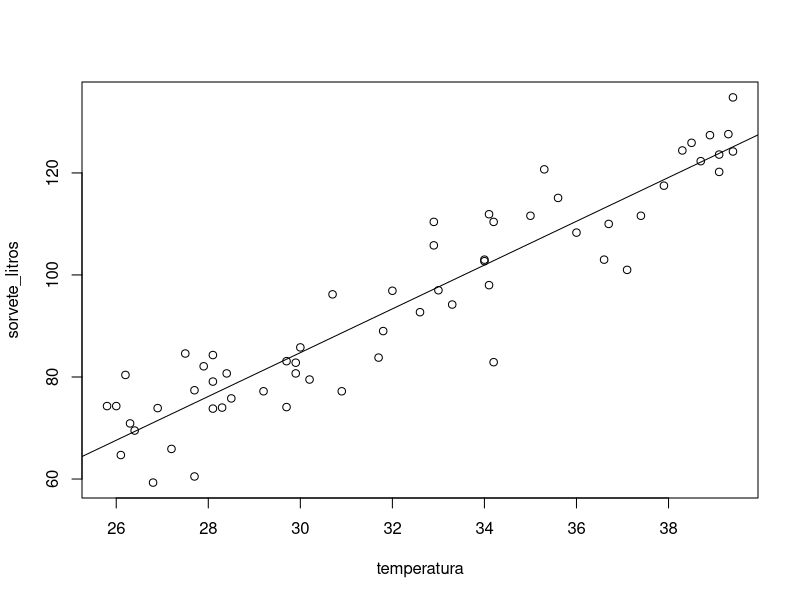
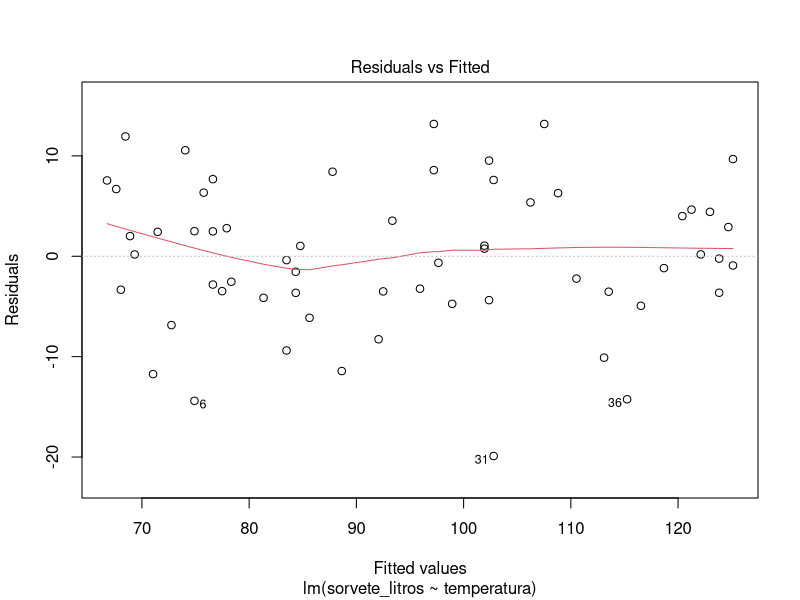
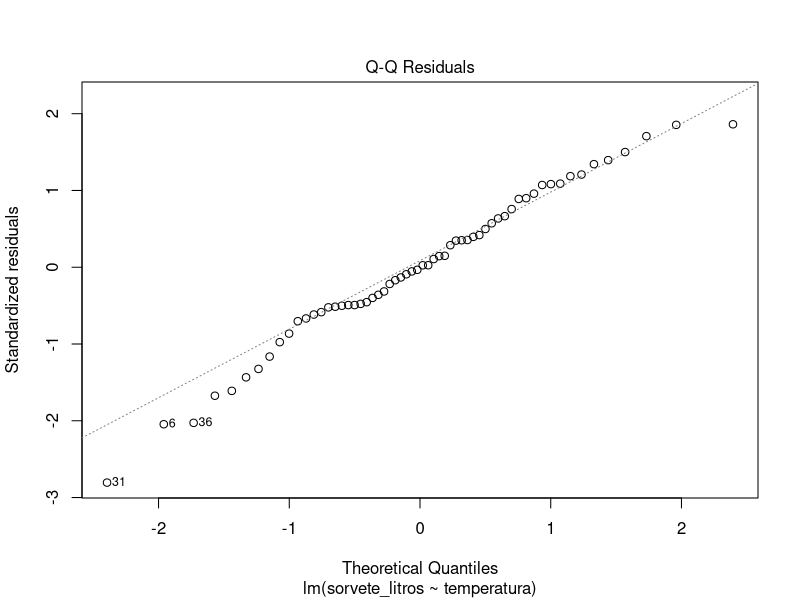
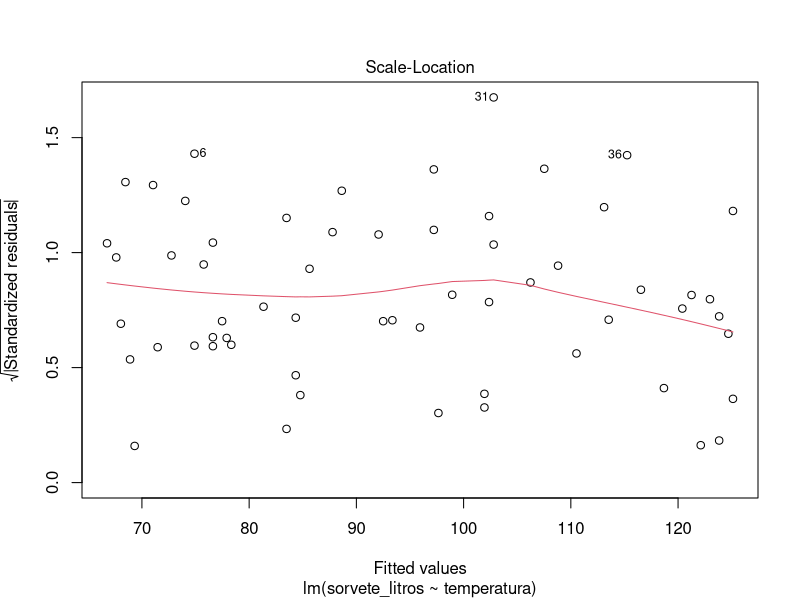
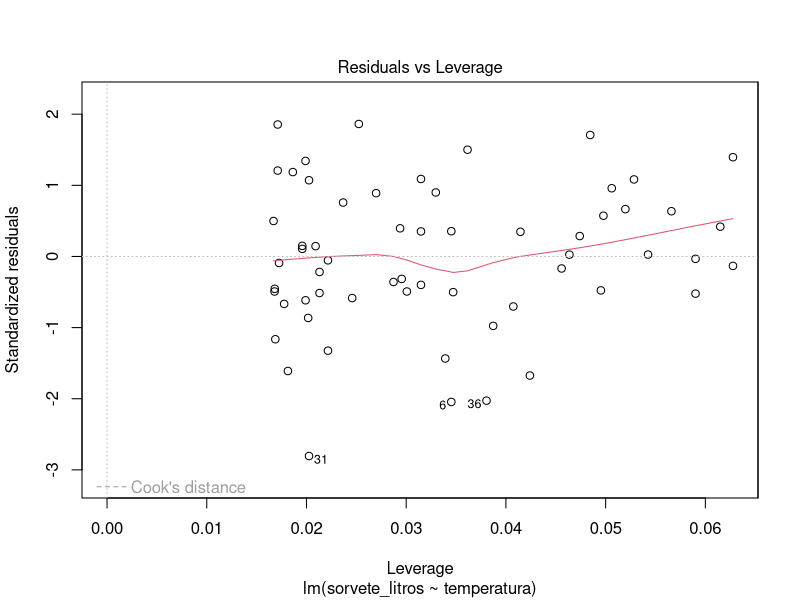
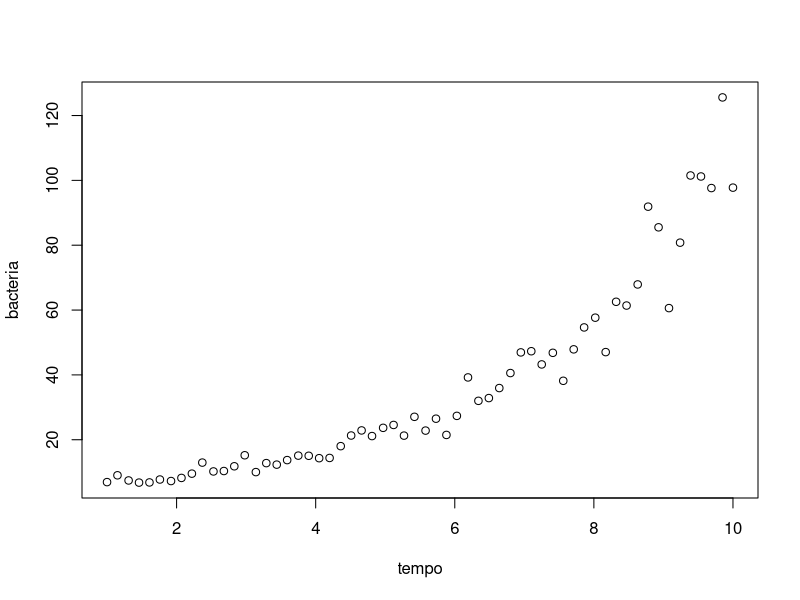
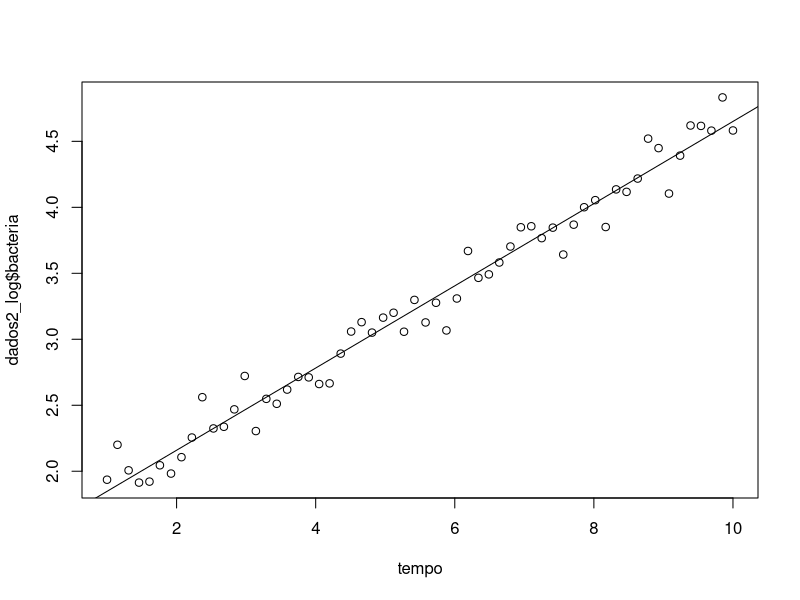
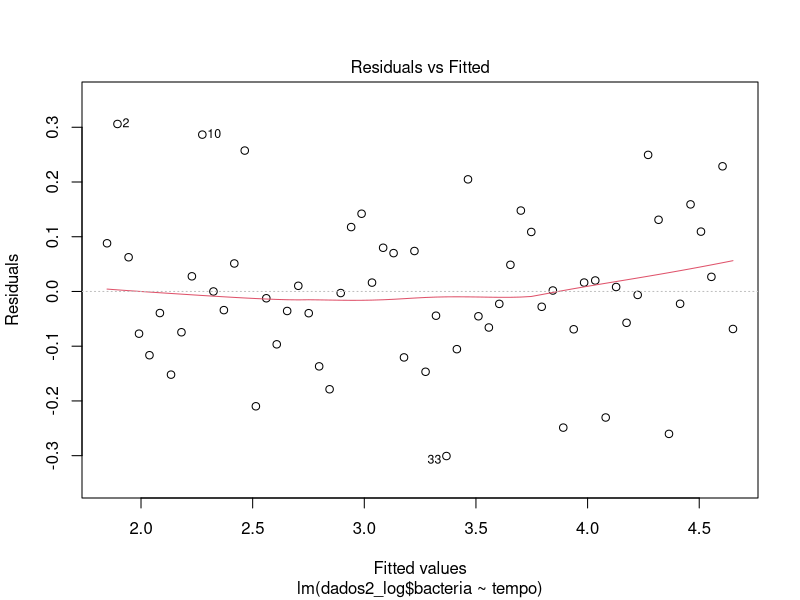

Here is the R script that generated these plots, in order: (Note: this script raises an error after producing the figures.)
dados1 <- read.csv("data/sorvete.csv")

attach(dados1)

plot(x = temperatura,
     y = sorvete_litros)
modelo <- lm( sorvete_litros ~ temperatura)
summary(modelo)

abline(lm( sorvete_litros ~ temperatura))

anova(modelo)

plot(modelo)

shapiro.test(modelo$residuals)

library(lmtest)
dwtest(modelo)

library(lmtest)
bptest(modelo)

# ------------------------------------------------------------------------------

dados2 <- read.csv("data/bacteria.csv")

dados2_log <- dados2

dados2_cox <- dados2

attach(dados2)

plot(x = tempo,
     y = bacteria)

# Log ----

dados2_log$bacteria <- log(dados2_log$bacteria)

plot(x = tempo,
     y = dados2_log$bacteria)
modelo_log <- lm( dados2_log$bacteria ~ tempo)
summary(modelo_log)

abline(lm( dados2_log$bacteria ~ tempo))

anova(modelo_log)

plot(modelo_log)

plot(rstudent(modelo_log))

shapiro.test(modelo_log$residuals)

library(lmtest)
dwtest(modelo_log)

library(lmtest)
bptest(modelo_log)


# Boxcox ----

library(MASS)

modelo <- lm(bacteria ~ tempo, data = dados2)

obj <- boxcox(modelo)

lambda_otimo <- obj$x[which.max(obj$y)]
lambda_otimo

dados2_cox$bacteria <- (dados2_cox$bacteria)^lambda_otimo

plot(x = tempo,
     y = dados2_cox$bacteria)
abline(lm( dados2_cox$bacteria ~ tempo))
modelo_cox <- lm( dados2_cox$bacteria ~ tempo)
summary(modelo_cox)

abline(lm( dados2_cox$bacteria ~ tempo))

anova(modelo_cox)

plot(modelo_cox)

plot(rstudent(modelo_cox))

shapiro.test(modelo_cox$residuals)

library(lmtest)
dwtest(modelo_cox)

library(lmtest)
bptest(modelo_cox)




# ------------------------------------------------------------------------------

dados3 <- read.csv("data/gasolina.csv")

attach(dados3)

plot(x = preco_gasolina,
     y = vendas_carros)

dados3_cut <- dados3
dados3_cut <- dados3_cut[-c(1, 2), ]

dados3_cut
attach(dados3_cut)

plot(x = preco_gasolina,
     y = vendas_carros)

modelo <- lm( vendas_carros ~ preco_gasolina)
summary(modelo)

abline(lm( vendas_carros ~ preco_gasolina))

anova(modelo)

plot(modelo)

plot(rstudent(modelo))

shapiro.test(modelo$residuals)

library(lmtest)
dwtest(modelo)

library(lmtest)
bptest(modelo)
